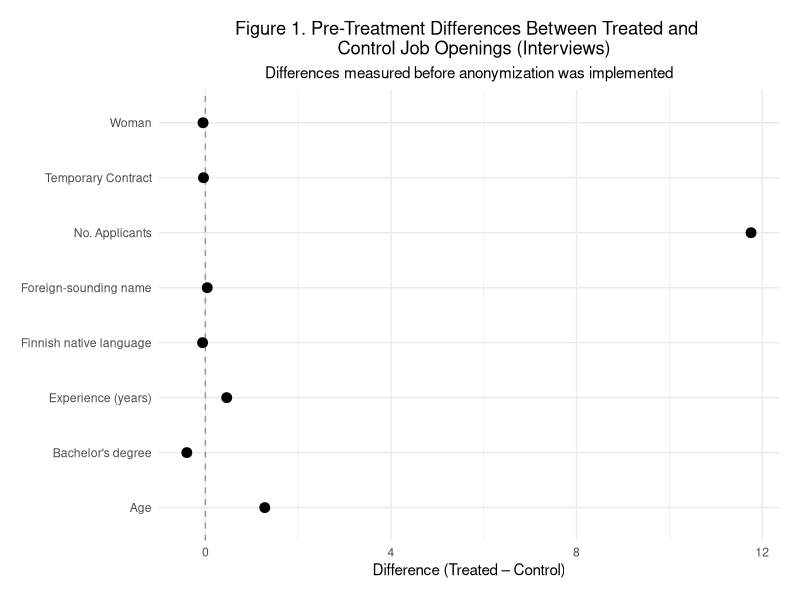
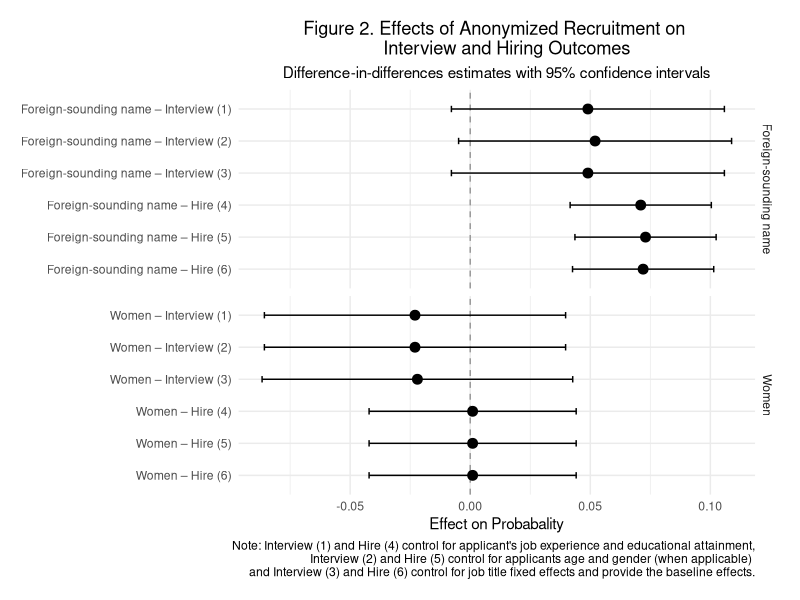
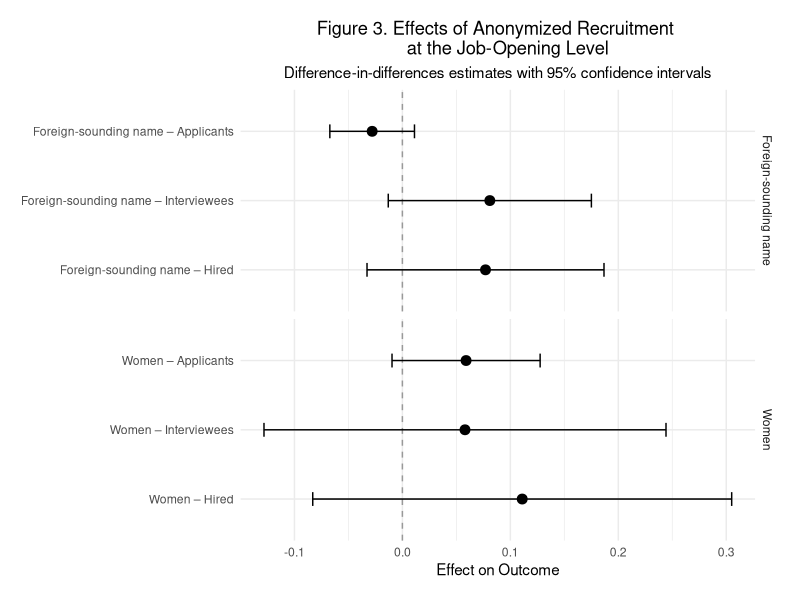

These figures' R source, in order:
## ---- chunk 1
knitr::opts_chunk$set(echo = FALSE, message = FALSE, warning = FALSE)
library(ggplot2)
## ---- chunk 2
interview_diffs <- data.frame(
  variable = c(
    "No. Applicants", 
    "Temporary Contract", 
    "Woman", 
    "Foreign-sounding name", 
    "Finnish native language", 
    "Age", 
    "Bachelor's degree", 
    "Experience (years)"
    ),
  diff = c(11.76, -0.04, -0.05, 0.04, -0.06, 1.28, -0.40, 0.46)
  )

ggplot(interview_diffs, aes(x = diff, y = variable)) +
  geom_vline(xintercept = 0, linetype = "dashed", color = "gray60") +
geom_point(size = 3) +
labs(
  x = "Difference (Treated – Control)",
  y = NULL,
  title = "Figure 1. Pre-Treatment Differences Between Treated and 
  Control Job Openings (Interviews)",
  subtitle = "Differences measured before anonymization was implemented"
    )+
  theme_minimal(base_size = 11) +
  theme(
    plot.title = element_text(hjust = 0.5),
    plot.subtitle = element_text(hjust = 0.5),
    plot.margin = margin(t = 15, r = 15, b = 15, l = 15)
  )
## ---- chunk 3
table3_estimates <- data.frame(
  group = c("Women", "Women", "Women", "Women", "Women", "Women", "Foreign-sounding name", "Foreign-sounding name", "Foreign-sounding name", "Foreign-sounding name", "Foreign-sounding name", "Foreign-sounding name"),
  outcome = c("Interview (3)", "Interview (2)", "Interview (1)", "Hire (6)", "Hire (5)", "Hire (4)","Interview (3)", "Interview (2)", "Interview (1)", "Hire (6)", "Hire (5)", "Hire (4)"),
  estimate = c(-0.022, -0.023, -0.023, 0.001, 0.001, 0.001, 0.049, 0.052, 0.049, 0.072, 0.073, 0.071),
  se = c(0.033, 0.032, 0.032, 0.022, 0.022, 0.022, 0.029, 0.029, 0.029, 0.015, 0.015, 0.015)
)

table3_estimates$lower <- table3_estimates$estimate - 1.96 * table3_estimates$se
table3_estimates$upper <- table3_estimates$estimate + 1.96 * table3_estimates$se

table3_estimates$label <- paste(
  table3_estimates$group,
  table3_estimates$outcome,
  sep = " – "
)

table3_estimates$label <- factor(
  table3_estimates$label,
  levels = rev(c(
    "Women – Interview (1)",
    "Women – Interview (2)",
    "Women – Interview (3)",
    "Women – Hire (4)",
    "Women – Hire (5)",
    "Women – Hire (6)",
    "Foreign-sounding name – Interview (1)",
    "Foreign-sounding name – Interview (2)",
    "Foreign-sounding name – Interview (3)",
    "Foreign-sounding name – Hire (4)",
    "Foreign-sounding name – Hire (5)",
    "Foreign-sounding name – Hire (6)"
  ))
)

ggplot(table3_estimates, aes(x = estimate, y = label)) +
  
  geom_vline(xintercept = 0, linetype = "dashed", color = "gray60") +
  geom_point(size = 3) + 
  geom_errorbarh(aes(xmin = lower, xmax = upper), height = 0.2) +
  
  facet_grid(group ~ ., scales = "free_y") +
  
  labs(
    x= "Effect on Probabality",
    y = NULL,
    title = "Figure 2. Effects of Anonymized Recruitment on 
    Interview and Hiring Outcomes",
    subtitle = "Difference-in-differences estimates with 95% confidence intervals",
    caption = "Note: Interview (1) and Hire (4) control for applicant's job experience and educational attainment,
Interview (2) and Hire (5) control for applicants age and gender (when applicable) 
and Interview (3) and Hire (6) control for job title fixed effects and provide the baseline effects."
  ) +
  
  theme_minimal(base_size = 11) +
  theme(
    plot.title = element_text(hjust = 0.5),
    plot.subtitle = element_text(hjust = 0.5),
    plot.margin = margin(15, 15, 15, 15)
  )

## ---- chunk 4
table5_estimates <- data.frame(
  group = c("Women", "Women", "Women", "Foreign-sounding name", "Foreign-sounding name", "Foreign-sounding name"),
  outcome = c("Applicants", "Interviewees", "Hired", "Applicants", "Interviewees", "Hired"),
  estimate = c(0.059, 0.058, 0.111, -0.028, 0.081, 0.077),
  se = c(0.035, 0.095, 0.099, 0.020, 0.048, 0.056)
)

table5_estimates$lower <- table5_estimates$estimate - 1.96 * table5_estimates$se
table5_estimates$upper <- table5_estimates$estimate + 1.96 * table5_estimates$se

table5_estimates$label <- paste(
  table5_estimates$group,
  table5_estimates$outcome,
  sep = " – "
)

table5_estimates$label <- factor(
  table5_estimates$label,
  levels = rev(c(
    "Women – Applicants",
    "Women – Interviewees",
    "Women – Hired",
    "Foreign-sounding name – Applicants",
    "Foreign-sounding name – Interviewees",
    "Foreign-sounding name – Hired"
  ))
)

ggplot(table5_estimates, aes(x = estimate, y = label)) +
  geom_vline(xintercept = 0, linetype = "dashed", color = "gray60") +
  geom_point(size = 3) +
  geom_errorbarh(aes(xmin = lower, xmax = upper), height = 0.2) +
  facet_grid(group ~ ., scales = "free_y") +
  labs(
    x = "Effect on Outcome",
    y = NULL,
    title = "Figure 3. Effects of Anonymized Recruitment 
    at the Job-Opening Level",
    subtitle = "Difference-in-differences estimates with 95% confidence intervals"
  ) +
  theme_minimal(base_size = 11) +
  theme(
    plot.title = element_text(hjust = 0.5),
    plot.subtitle = element_text(hjust = 0.5),
    plot.margin = margin(15, 15, 15, 15)
  )
